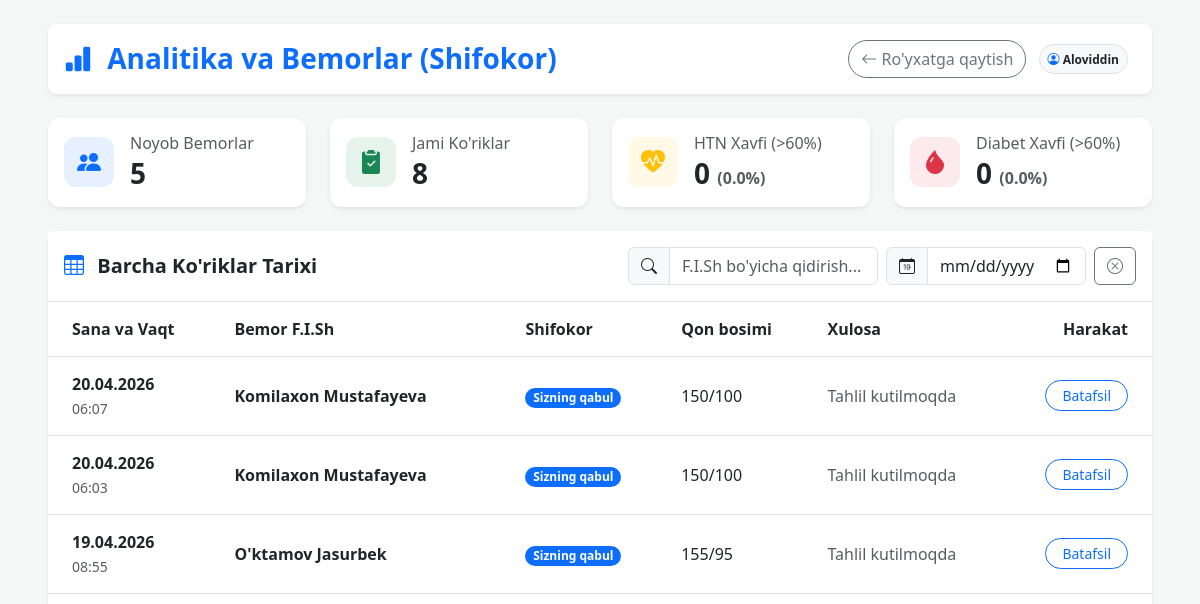
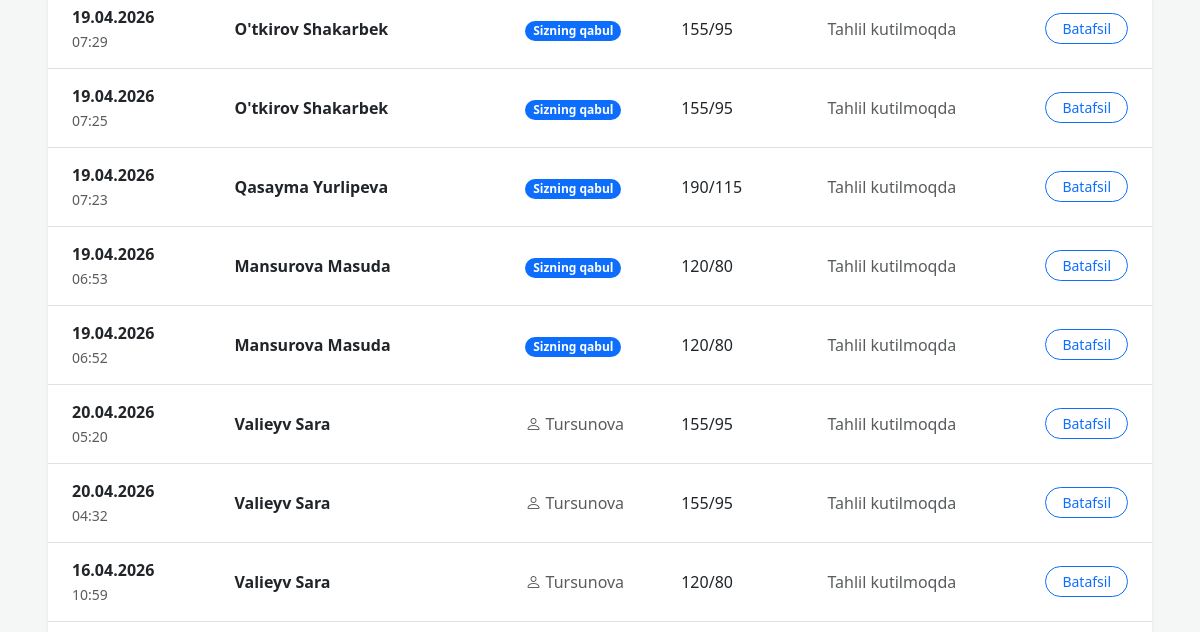
The page /api/v1/ehr/web/patients/ (signed in, upper part) on the database as committed earlier (2 pictures, top to bottom).
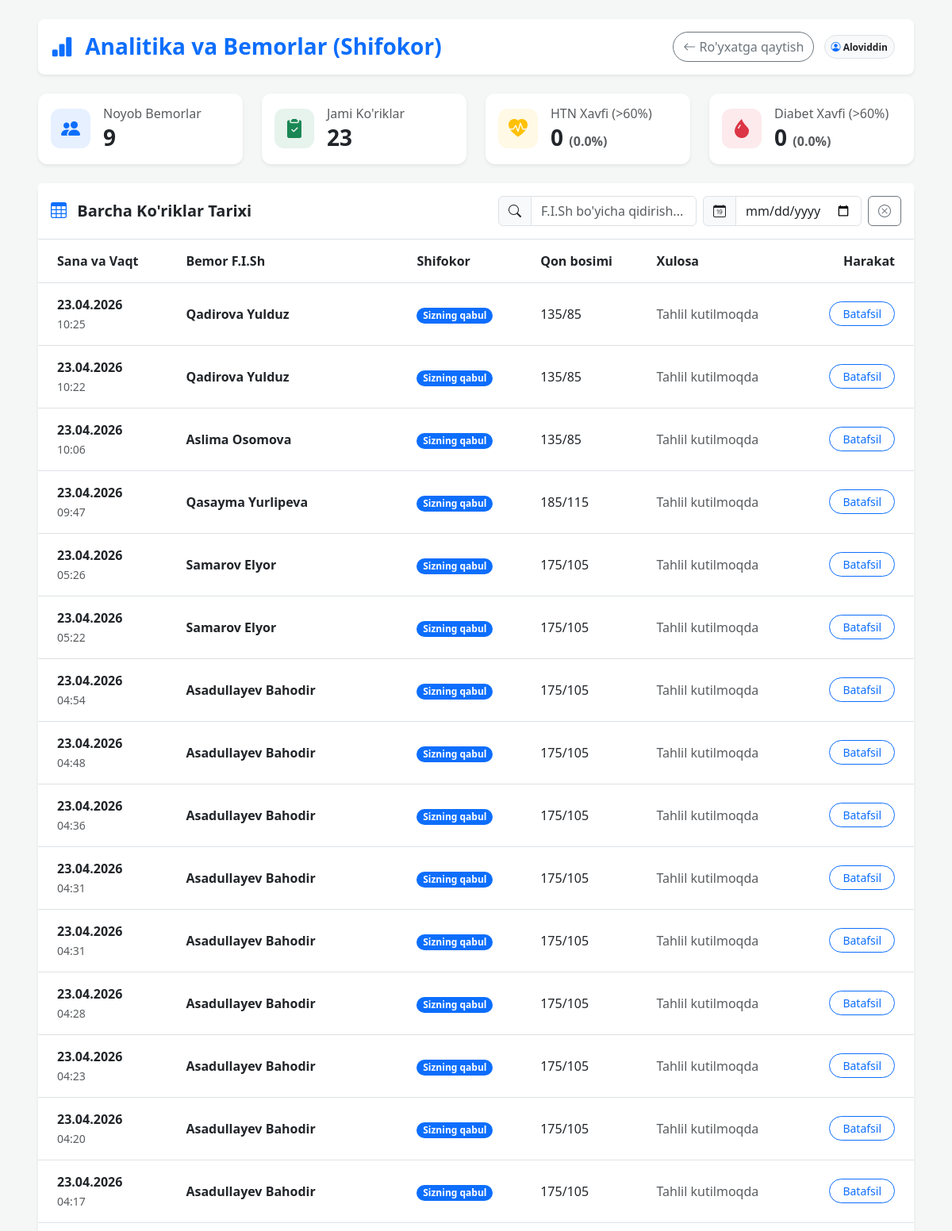
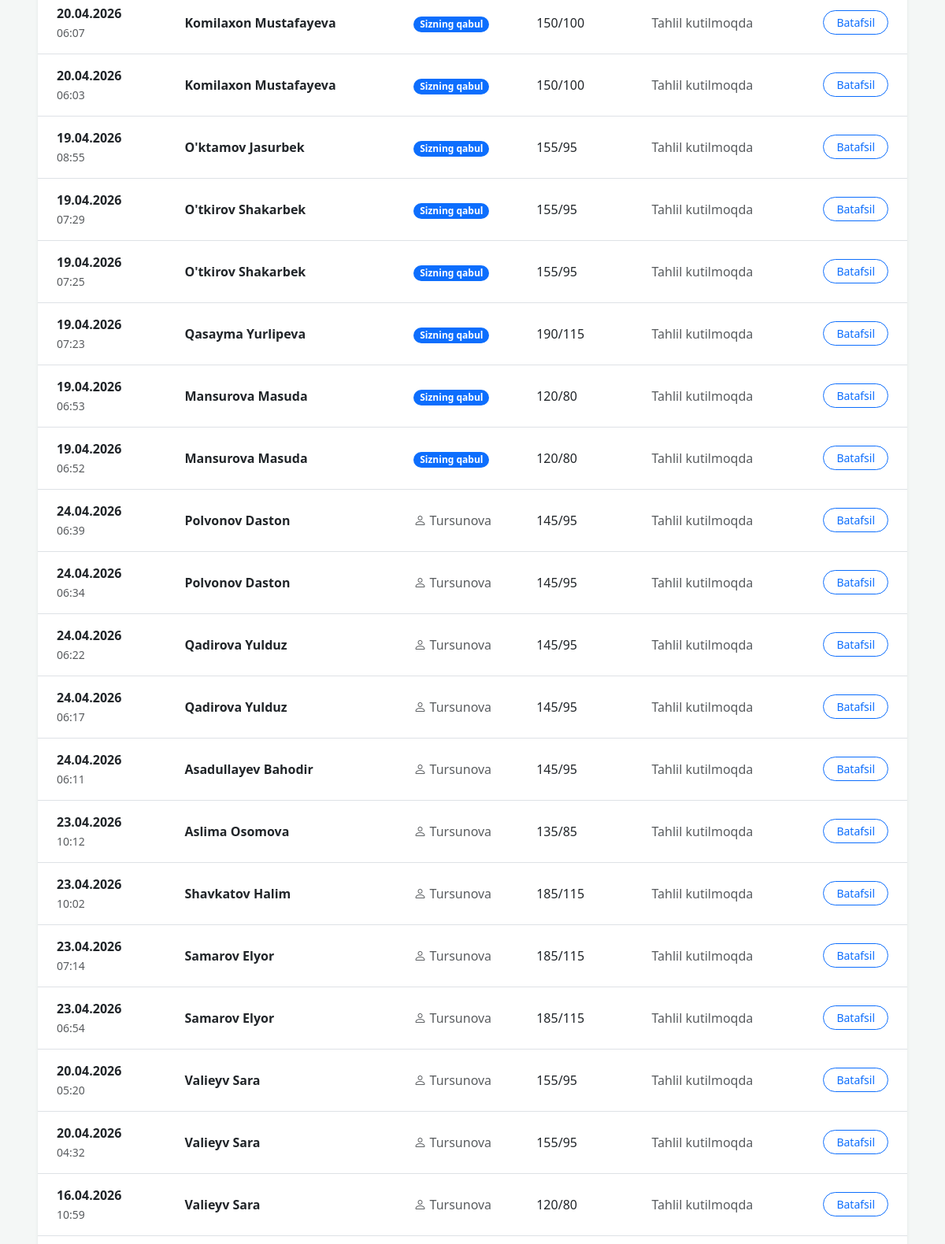
The same page on the database as committed later (2 pictures, top to bottom).
### patients/models.py (models this page shows, shortened)
class Visit(models.Model):
    patient = models.ForeignKey(Patient, on_delete=models.CASCADE, related_name='visits', verbose_name="Bemor")
    visit_date = models.DateTimeField(auto_now_add=True, verbose_name="Qabul vaqti")
    doctor = models.ForeignKey(User, on_delete=models.SET_NULL, null=True, blank=True, verbose_name="Qabul qilgan xodim")
    weight = models.DecimalField(max_digits=5, decimal_places=2, verbose_name="Vazni (kg)")
    height = models.DecimalField(max_digits=5, decimal_places=2, verbose_name="Bo'yi (sm)")
    bmi = models.DecimalField(max_digits=5, decimal_places=2, blank=True, null=True, verbose_name="Tana massasi indeksi (BMI)")
    temperature = models.DecimalField(max_digits=4, decimal_places=2, verbose_name="Tana harorati")
    blood_pressure = models.CharField(max_length=20, default="120/80", verbose_name="Qon bosimi", null=True, blank=True)
    heart_rate = models.IntegerField(verbose_name="Yurak urishi")
    symptoms = models.ManyToManyField(Symptom, through='VisitSymptom', related_name='visits', verbose_name="Simptomlar")
    doctor_notes = models.TextField(blank=True, null=True, verbose_name="Shifokor xulosasi / Qo'shimcha izoh")

class Patient(models.Model):
    GENDER_CHOICES = (
        ('Erkak', 'Erkak'),
        ('Ayol', 'Ayol'),
    )
    user = models.OneToOneField(User, on_delete=models.SET_NULL, null=True, blank=True, verbose_name="Tizimga kirish akkaunti")
    first_name = models.CharField(max_length=50, verbose_name="Ismi")
    last_name = models.CharField(max_length=50, verbose_name="Familiyasi")
    patronymic = models.CharField(max_length=50, blank=True, null=True, verbose_name="Otasining ismi")
    gender = models.CharField(max_length=10, choices=GENDER_CHOICES, default='Erkak', verbose_name="Jinsi")
    date_of_birth = models.DateField(verbose_name="Tug'ilgan sanasi")
    created_at = models.DateTimeField(auto_now_add=True)

### patients/views.py (the view, shortened to what this page needs)
# urls.py: path('web/patients/', dashboard_view, name='dashboard'), # YANGI QATOR
@login_required
def dashboard_view(request):
    role = get_user_role(request.user)
    if role in ['Super Admin', 'Moderator']:
        my_visits = Visit.objects.all()
        table_visits = Visit.objects.all().order_by('-visit_date')
        total_patients = Patient.objects.count()
        dashboard_title = "Boshqaruv Analitikasi (Umumiy)"
    elif role in ['Shifokor', 'Hamshira']:
        my_visits = Visit.objects.filter(doctor=request.user)
        total_patients = Patient.objects.filter(id__in=my_visits.values_list('patient_id', flat=True)).count()
        dashboard_title = f"Analitika va Bemorlar ({role})"
        table_visits = Visit.objects.annotate(
            is_mine=Case(
                When(doctor=request.user, then=Value(1)),
                default=Value(0),
                output_field=IntegerField(),
            )
        ).order_by('-is_mine', '-visit_date')
    else:
        return HttpResponseForbidden("Xatolik! Kirish huquqi yo'q.")
    total_visits = my_visits.count()
    high_risk_htn = AIRecommendation.objects.filter(visit__in=my_visits, hypertension_risk__gt=60).count()
    high_risk_dm = AIRecommendation.objects.filter(visit__in=my_visits, diabetes_risk__gt=60).count()
    htn_percent = round((high_risk_htn / total_visits * 100), 1) if total_visits > 0 else 0
    dm_percent = round((high_risk_dm / total_visits * 100), 1) if total_visits > 0 else 0
    critical_cases = AIRecommendation.objects.filter(
        Q(hypertension_risk__gt=60) | Q(diabetes_risk__gt=60),
        visit__in=my_visits
    ).order_by('-calculated_at')[:5]
    context = {
        'is_patient': False,
        'dashboard_title': dashboard_title,
        'total_patients': total_patients,
        'total_visits': total_visits,
        'high_risk_htn': high_risk_htn,
        'high_risk_dm': high_risk_dm,
        'htn_percent': htn_percent,
        'dm_percent': dm_percent,
        'critical_cases': critical_cases,
        'table_visits': table_visits,
    }
    return render(request, 'patients/dashboard.html', context)

### patients/views.py (called while the page is built)
def get_user_role(user):
    if user.is_superuser:
        return 'Super Admin'
    if user.groups.exists():
        return user.groups.first().name
    return 'Bemor'

### patients/templates/patients/dashboard.html (shortened to what the changed rows need)
<!DOCTYPE html>
<html lang="uz">
<head>
    <link href="https://cdn.jsdelivr.net/npm/bootstrap@5.3.0/dist/css/bootstrap.min.css" rel="stylesheet">
    <link rel="stylesheet" href="https://cdn.jsdelivr.net/npm/bootstrap-icons@1.10.5/font/bootstrap-icons.css">
</head>
<body>
<div class="container-fluid py-4 px-lg-5">
    {% if not is_patient %}
    <div class="row g-4 mb-4">
        <div class="col-md-3">
            <div class="card shadow-sm h-100">
                <div class="card-body d-flex align-items-center">
                    <div class="stat-icon bg-primary bg-opacity-10 text-primary me-3"><i class="bi bi-people-fill"></i></div>
                    <div><h6 class="text-muted mb-1">Noyob Bemorlar</h6><h3 class="mb-0 fw-bold">{{ total_patients }}</h3></div>
                </div>
            </div>
        </div>
        <div class="col-md-3">
            <div class="card shadow-sm h-100">
                <div class="card-body d-flex align-items-center">
                    <div class="stat-icon bg-success bg-opacity-10 text-success me-3"><i class="bi bi-clipboard2-check-fill"></i></div>
                    <div><h6 class="text-muted mb-1">Jami Ko'riklar</h6><h3 class="mb-0 fw-bold">{{ total_visits }}</h3></div>
                </div>
            </div>
        </div>
        <div class="col-md-3">
            <div class="card shadow-sm h-100">
                <div class="card-body d-flex align-items-center">
                    <div class="stat-icon bg-warning bg-opacity-10 text-warning me-3"><i class="bi bi-heart-pulse-fill"></i></div>
                    <div><h6 class="text-muted mb-1">HTN Xavfi (>60%)</h6><h3 class="mb-0 fw-bold">{{ high_risk_htn }} <small class="fs-6 text-muted">({{ htn_percent }}%)</small></h3></div>
                </div>
            </div>
        </div>
        <div class="col-md-3">
            <div class="card shadow-sm h-100">
                <div class="card-body d-flex align-items-center">
                    <div class="stat-icon bg-danger bg-opacity-10 text-danger me-3"><i class="bi bi-droplet-fill"></i></div>
                    <div><h6 class="text-muted mb-1">Diabet Xavfi (>60%)</h6><h3 class="mb-0 fw-bold">{{ high_risk_dm }} <small class="fs-6 text-muted">({{ dm_percent }}%)</small></h3></div>
                </div>
            </div>
        </div>
    </div>
    <div class="card shadow-sm border-0">
        <div class="card-header bg-white border-bottom py-3 d-flex justify-content-between align-items-center flex-wrap gap-2">
            <h5 class="mb-0 text-dark fw-bold"><i class="bi bi-table text-primary me-2"></i> Barcha Ko'riklar Tarixi</h5>
            <div class="d-flex gap-2">
                <div class="input-group" style="width: 250px;">
                    <span class="input-group-text bg-light"><i class="bi bi-search"></i></span>
                    <input type="text" id="searchInput" class="form-control" placeholder="F.I.Sh bo'yicha qidirish...">
                </div>
                <div class="input-group" style="width: 200px;">
                    <span class="input-group-text bg-light"><i class="bi bi-calendar-date"></i></span>
                    <input type="date" id="dateFilter" class="form-control">
                </div>
                <button class="btn btn-outline-secondary" onclick="clearFilters()" title="Filtrni tozalash">
                    <i class="bi bi-x-circle"></i>
                </button>
            </div>
        </div>
        <div class="card-body p-0">
            <div class="table-responsive">
                <table class="table table-hover table-custom mb-0" id="visitsTable">
                    <thead>
                        <tr>
                            <th class="ps-4">Sana va Vaqt</th>
                            <th>Bemor F.I.Sh</th>
                            <th>Shifokor</th>
                            <th>Qon bosimi</th>
                            <th>Xulosa</th>
                            <th class="text-end pe-4">Harakat</th>
                        </tr>
                    </thead>
                    <tbody>
                        {% for visit in table_visits %}
                        <tr class="{% if visit.airecommendation.hypertension_risk > 70 or visit.airecommendation.diabetes_risk > 70 %}bg-danger-subtle text-danger fw-bold{% endif %}">
                            <td class="ps-4 visit-date" data-date="{{ visit.visit_date|date:'Y-m-d' }}">
                                <span class="fw-bold text-dark">{{ visit.visit_date|date:"d.m.Y" }}</span> <br>
                                <small class="text-muted">{{ visit.visit_date|date:"H:i" }}</small>
                            </td>
                            <td class="visit-name fw-bold">
                                {{ visit.patient.last_name }} {{ visit.patient.first_name }}
                            </td>
                            <td>
                                {% if visit.doctor == request.user %}
                                    <span class="badge bg-primary rounded-pill">Sizning qabul</span>
                                {% elif visit.doctor %}
                                    <span class="text-muted"><i class="bi bi-person"></i> {{ visit.doctor.first_name|default:visit.doctor.username }}</span>
                                {% else %}
                                    <span class="text-muted"><i class="bi bi-person-dash"></i> Noma'lum</span>
                                {% endif %}
                            </td>
                            <td>{{ visit.blood_pressure|default:"Kiritilmagan" }}</td>
                            <td>
                                {% if visit.airecommendation %}
                                    <span class="badge {% if visit.airecommendation.hypertension_risk > 70 %}bg-danger{% else %}bg-success{% endif %}">
                                        HTN: {{ visit.airecommendation.hypertension_risk }}%
                                    </span>
                                {% else %}
                                    <span class="text-muted">Tahlil kutilmoqda</span>
                                {% endif %}
                            </td>
                            <td class="text-end pe-4">
                                <a href="{% url 'patient_detail' visit.patient.id %}" class="btn btn-sm btn-outline-primary rounded-pill px-3">Batafsil</a>
                            </td>
                        </tr>
                        {% empty %}
                        <tr>
                            <td colspan="6" class="text-center py-5 text-muted">Hozircha hech qanday ko'riklar tarixi yo'q.</td>
                        </tr>
                        {% endfor %}
                    </tbody>
                </table>
            </div>
        </div>
    </div>
    {% endif %}
</div>
</body>
</html>

Rows that differ between the two databases and show on the page:
added Visit: visit_date "23.04.2026", visit_date "10:25", patient.last_name "Qadirova", patient.first_name "Yulduz", shows "Sizning qabul", blood_pressure "135/85", shows "Tahlil kutilmoqda"
added Visit: visit_date "23.04.2026", visit_date "10:22", patient.last_name "Qadirova", patient.first_name "Yulduz", shows "Sizning qabul", blood_pressure "135/85", shows "Tahlil kutilmoqda"
added Visit: visit_date "23.04.2026", visit_date "10:06", patient.last_name "Aslima", patient.first_name "Osomova", shows "Sizning qabul", blood_pressure "135/85", shows "Tahlil kutilmoqda"
added Visit: visit_date "23.04.2026", visit_date "09:47", patient.last_name "Qasayma", patient.first_name "Yurlipeva", shows "Sizning qabul", blood_pressure "185/115", shows "Tahlil kutilmoqda"
added Visit: visit_date "23.04.2026", visit_date "05:26", patient.last_name "Samarov", patient.first_name "Elyor", shows "Sizning qabul", blood_pressure "175/105", shows "Tahlil kutilmoqda"
added Visit: visit_date "23.04.2026", visit_date "05:22", patient.last_name "Samarov", patient.first_name "Elyor", shows "Sizning qabul", blood_pressure "175/105", shows "Tahlil kutilmoqda"
added Visit: visit_date "23.04.2026", visit_date "04:54", patient.last_name "Asadullayev", patient.first_name "Bahodir", shows "Sizning qabul", blood_pressure "175/105", shows "Tahlil kutilmoqda"
added Visit: visit_date "23.04.2026", visit_date "04:48", patient.last_name "Asadullayev", patient.first_name "Bahodir", shows "Sizning qabul", blood_pressure "175/105", shows "Tahlil kutilmoqda"
added Visit: visit_date "23.04.2026", visit_date "04:36", patient.last_name "Asadullayev", patient.first_name "Bahodir", shows "Sizning qabul", blood_pressure "175/105", shows "Tahlil kutilmoqda"
added Visit: visit_date "23.04.2026", visit_date "04:31", patient.last_name "Asadullayev", patient.first_name "Bahodir", shows "Sizning qabul", blood_pressure "175/105", shows "Tahlil kutilmoqda"
added Visit: visit_date "23.04.2026", visit_date "04:31", patient.last_name "Asadullayev", patient.first_name "Bahodir", shows "Sizning qabul", blood_pressure "175/105", shows "Tahlil kutilmoqda"
added Visit: visit_date "23.04.2026", visit_date "04:28", patient.last_name "Asadullayev", patient.first_name "Bahodir", shows "Sizning qabul", blood_pressure "175/105", shows "Tahlil kutilmoqda"
added Visit: visit_date "23.04.2026", visit_date "04:23", patient.last_name "Asadullayev", patient.first_name "Bahodir", shows "Sizning qabul", blood_pressure "175/105", shows "Tahlil kutilmoqda"
added Visit: visit_date "23.04.2026", visit_date "04:20", patient.last_name "Asadullayev", patient.first_name "Bahodir", shows "Sizning qabul", blood_pressure "175/105", shows "Tahlil kutilmoqda"
added Visit: visit_date "23.04.2026", visit_date "04:17", patient.last_name "Asadullayev", patient.first_name "Bahodir", shows "Sizning qabul", blood_pressure "175/105", shows "Tahlil kutilmoqda"
added Visit: visit_date "24.04.2026", visit_date "06:39", patient.last_name "Polvonov", patient.first_name "Daston", doctor.first_name "Tursunova", blood_pressure "145/95", shows "Tahlil kutilmoqda"
added Visit: visit_date "24.04.2026", visit_date "06:34", patient.last_name "Polvonov", patient.first_name "Daston", doctor.first_name "Tursunova", blood_pressure "145/95", shows "Tahlil kutilmoqda"
added Visit: visit_date "24.04.2026", visit_date "06:22", patient.last_name "Qadirova", patient.first_name "Yulduz", doctor.first_name "Tursunova", blood_pressure "145/95", shows "Tahlil kutilmoqda"
added Visit: visit_date "24.04.2026", visit_date "06:17", patient.last_name "Qadirova", patient.first_name "Yulduz", doctor.first_name "Tursunova", blood_pressure "145/95", shows "Tahlil kutilmoqda"
added Visit: visit_date "24.04.2026", visit_date "06:11", patient.last_name "Asadullayev", patient.first_name "Bahodir", doctor.first_name "Tursunova", blood_pressure "145/95", shows "Tahlil kutilmoqda"
added Visit: visit_date "23.04.2026", visit_date "10:12", patient.last_name "Aslima", patient.first_name "Osomova", doctor.first_name "Tursunova", blood_pressure "135/85", shows "Tahlil kutilmoqda"
added Visit: visit_date "23.04.2026", visit_date "10:02", patient.last_name "Shavkatov", patient.first_name "Halim", doctor.first_name "Tursunova", blood_pressure "185/115", shows "Tahlil kutilmoqda"
added Visit: visit_date "23.04.2026", visit_date "07:14", patient.last_name "Samarov", patient.first_name "Elyor", doctor.first_name "Tursunova", blood_pressure "185/115", shows "Tahlil kutilmoqda"
added Visit: visit_date "23.04.2026", visit_date "06:54", patient.last_name "Samarov", patient.first_name "Elyor", doctor.first_name "Tursunova", blood_pressure "185/115", shows "Tahlil kutilmoqda"
Other text that changed with them:
{{ total_patients }}: "5" → "9"
{{ total_visits }}: "8" → "23"
